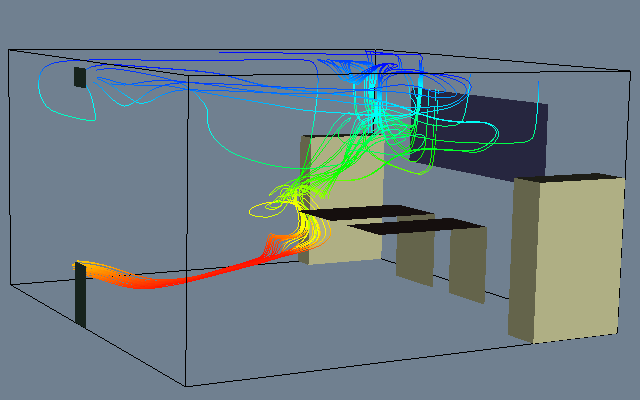

Reproduce this figure in Python.
#!/usr/bin/env python

# Visualize office airflow using streamlines seeded near the window.

import os
from pathlib import Path

# Factory overrides: importing these modules registers the OpenGL rendering
# and interaction style implementations for vtkRenderingCore factory classes.
import vtkmodules.vtkInteractionStyle  # noqa: F401
import vtkmodules.vtkRenderingOpenGL2  # noqa: F401

# VTK pipeline classes used in this example
from vtkmodules.vtkFiltersCore import vtkStructuredGridOutlineFilter
from vtkmodules.vtkFiltersFlowPaths import vtkStreamTracer
from vtkmodules.vtkFiltersGeometry import vtkStructuredGridGeometryFilter
from vtkmodules.vtkFiltersSources import vtkPointSource
from vtkmodules.vtkIOLegacy import vtkDataSetReader
from vtkmodules.vtkRenderingCore import (
    vtkActor,
    vtkCamera,
    vtkPolyDataMapper,
    vtkRenderWindow,
    vtkRenderWindowInteractor,
    vtkRenderer,
)

# Colors (normalized RGB)
slate_gray = (0.439, 0.502, 0.565)
table_top = (0.59, 0.427, 0.392)
filing_cabinet = (0.8, 0.8, 0.6)
book_shelf = (0.8, 0.8, 0.6)
window_color = (0.3, 0.3, 0.5)
lamp_black = (0.180, 0.282, 0.231)
black = (0.0, 0.0, 0.0)

# Data directory
data_dir = Path(os.environ.get("VPE_DATA_DIR", Path(__file__).parent))

# Reader: load office CFD structured grid
reader = vtkDataSetReader()
reader.SetFileName(str(data_dir / "office.binary.vtk"))

sg = reader.GetStructuredGridOutput()

# Furniture geometry: 19 surface pieces

furn_geom_0 = vtkStructuredGridGeometryFilter()
furn_geom_0.SetInputData(sg)
furn_geom_0.SetExtent(11, 15, 7, 9, 8, 8)

furn_mapper_0 = vtkPolyDataMapper()
furn_mapper_0.SetInputConnection(furn_geom_0.GetOutputPort())
furn_mapper_0.ScalarVisibilityOff()

furn_actor_0 = vtkActor()
furn_actor_0.SetMapper(furn_mapper_0)
furn_actor_0.GetProperty().SetColor(table_top)

furn_geom_1 = vtkStructuredGridGeometryFilter()
furn_geom_1.SetInputData(sg)
furn_geom_1.SetExtent(11, 15, 10, 12, 8, 8)

furn_mapper_1 = vtkPolyDataMapper()
furn_mapper_1.SetInputConnection(furn_geom_1.GetOutputPort())
furn_mapper_1.ScalarVisibilityOff()

furn_actor_1 = vtkActor()
furn_actor_1.SetMapper(furn_mapper_1)
furn_actor_1.GetProperty().SetColor(table_top)

furn_geom_2 = vtkStructuredGridGeometryFilter()
furn_geom_2.SetInputData(sg)
furn_geom_2.SetExtent(15, 15, 7, 9, 0, 8)

furn_mapper_2 = vtkPolyDataMapper()
furn_mapper_2.SetInputConnection(furn_geom_2.GetOutputPort())
furn_mapper_2.ScalarVisibilityOff()

furn_actor_2 = vtkActor()
furn_actor_2.SetMapper(furn_mapper_2)
furn_actor_2.GetProperty().SetColor(filing_cabinet)

furn_geom_3 = vtkStructuredGridGeometryFilter()
furn_geom_3.SetInputData(sg)
furn_geom_3.SetExtent(15, 15, 10, 12, 0, 8)

furn_mapper_3 = vtkPolyDataMapper()
furn_mapper_3.SetInputConnection(furn_geom_3.GetOutputPort())
furn_mapper_3.ScalarVisibilityOff()

furn_actor_3 = vtkActor()
furn_actor_3.SetMapper(furn_mapper_3)
furn_actor_3.GetProperty().SetColor(filing_cabinet)

furn_geom_4 = vtkStructuredGridGeometryFilter()
furn_geom_4.SetInputData(sg)
furn_geom_4.SetExtent(13, 13, 0, 4, 0, 11)

furn_mapper_4 = vtkPolyDataMapper()
furn_mapper_4.SetInputConnection(furn_geom_4.GetOutputPort())
furn_mapper_4.ScalarVisibilityOff()

furn_actor_4 = vtkActor()
furn_actor_4.SetMapper(furn_mapper_4)
furn_actor_4.GetProperty().SetColor(book_shelf)

furn_geom_5 = vtkStructuredGridGeometryFilter()
furn_geom_5.SetInputData(sg)
furn_geom_5.SetExtent(20, 20, 0, 4, 0, 11)

furn_mapper_5 = vtkPolyDataMapper()
furn_mapper_5.SetInputConnection(furn_geom_5.GetOutputPort())
furn_mapper_5.ScalarVisibilityOff()

furn_actor_5 = vtkActor()
furn_actor_5.SetMapper(furn_mapper_5)
furn_actor_5.GetProperty().SetColor(book_shelf)

furn_geom_6 = vtkStructuredGridGeometryFilter()
furn_geom_6.SetInputData(sg)
furn_geom_6.SetExtent(13, 20, 0, 0, 0, 11)

furn_mapper_6 = vtkPolyDataMapper()
furn_mapper_6.SetInputConnection(furn_geom_6.GetOutputPort())
furn_mapper_6.ScalarVisibilityOff()

furn_actor_6 = vtkActor()
furn_actor_6.SetMapper(furn_mapper_6)
furn_actor_6.GetProperty().SetColor(book_shelf)

furn_geom_7 = vtkStructuredGridGeometryFilter()
furn_geom_7.SetInputData(sg)
furn_geom_7.SetExtent(13, 20, 4, 4, 0, 11)

furn_mapper_7 = vtkPolyDataMapper()
furn_mapper_7.SetInputConnection(furn_geom_7.GetOutputPort())
furn_mapper_7.ScalarVisibilityOff()

furn_actor_7 = vtkActor()
furn_actor_7.SetMapper(furn_mapper_7)
furn_actor_7.GetProperty().SetColor(book_shelf)

furn_geom_8 = vtkStructuredGridGeometryFilter()
furn_geom_8.SetInputData(sg)
furn_geom_8.SetExtent(13, 20, 0, 4, 0, 0)

furn_mapper_8 = vtkPolyDataMapper()
furn_mapper_8.SetInputConnection(furn_geom_8.GetOutputPort())
furn_mapper_8.ScalarVisibilityOff()

furn_actor_8 = vtkActor()
furn_actor_8.SetMapper(furn_mapper_8)
furn_actor_8.GetProperty().SetColor(book_shelf)

furn_geom_9 = vtkStructuredGridGeometryFilter()
furn_geom_9.SetInputData(sg)
furn_geom_9.SetExtent(13, 20, 0, 4, 11, 11)

furn_mapper_9 = vtkPolyDataMapper()
furn_mapper_9.SetInputConnection(furn_geom_9.GetOutputPort())
furn_mapper_9.ScalarVisibilityOff()

furn_actor_9 = vtkActor()
furn_actor_9.SetMapper(furn_mapper_9)
furn_actor_9.GetProperty().SetColor(book_shelf)

furn_geom_10 = vtkStructuredGridGeometryFilter()
furn_geom_10.SetInputData(sg)
furn_geom_10.SetExtent(13, 13, 15, 19, 0, 11)

furn_mapper_10 = vtkPolyDataMapper()
furn_mapper_10.SetInputConnection(furn_geom_10.GetOutputPort())
furn_mapper_10.ScalarVisibilityOff()

furn_actor_10 = vtkActor()
furn_actor_10.SetMapper(furn_mapper_10)
furn_actor_10.GetProperty().SetColor(book_shelf)

furn_geom_11 = vtkStructuredGridGeometryFilter()
furn_geom_11.SetInputData(sg)
furn_geom_11.SetExtent(20, 20, 15, 19, 0, 11)

furn_mapper_11 = vtkPolyDataMapper()
furn_mapper_11.SetInputConnection(furn_geom_11.GetOutputPort())
furn_mapper_11.ScalarVisibilityOff()

furn_actor_11 = vtkActor()
furn_actor_11.SetMapper(furn_mapper_11)
furn_actor_11.GetProperty().SetColor(book_shelf)

furn_geom_12 = vtkStructuredGridGeometryFilter()
furn_geom_12.SetInputData(sg)
furn_geom_12.SetExtent(13, 20, 15, 15, 0, 11)

furn_mapper_12 = vtkPolyDataMapper()
furn_mapper_12.SetInputConnection(furn_geom_12.GetOutputPort())
furn_mapper_12.ScalarVisibilityOff()

furn_actor_12 = vtkActor()
furn_actor_12.SetMapper(furn_mapper_12)
furn_actor_12.GetProperty().SetColor(book_shelf)

furn_geom_13 = vtkStructuredGridGeometryFilter()
furn_geom_13.SetInputData(sg)
furn_geom_13.SetExtent(13, 20, 19, 19, 0, 11)

furn_mapper_13 = vtkPolyDataMapper()
furn_mapper_13.SetInputConnection(furn_geom_13.GetOutputPort())
furn_mapper_13.ScalarVisibilityOff()

furn_actor_13 = vtkActor()
furn_actor_13.SetMapper(furn_mapper_13)
furn_actor_13.GetProperty().SetColor(book_shelf)

furn_geom_14 = vtkStructuredGridGeometryFilter()
furn_geom_14.SetInputData(sg)
furn_geom_14.SetExtent(13, 20, 15, 19, 0, 0)

furn_mapper_14 = vtkPolyDataMapper()
furn_mapper_14.SetInputConnection(furn_geom_14.GetOutputPort())
furn_mapper_14.ScalarVisibilityOff()

furn_actor_14 = vtkActor()
furn_actor_14.SetMapper(furn_mapper_14)
furn_actor_14.GetProperty().SetColor(book_shelf)

furn_geom_15 = vtkStructuredGridGeometryFilter()
furn_geom_15.SetInputData(sg)
furn_geom_15.SetExtent(13, 20, 15, 19, 11, 11)

furn_mapper_15 = vtkPolyDataMapper()
furn_mapper_15.SetInputConnection(furn_geom_15.GetOutputPort())
furn_mapper_15.ScalarVisibilityOff()

furn_actor_15 = vtkActor()
furn_actor_15.SetMapper(furn_mapper_15)
furn_actor_15.GetProperty().SetColor(book_shelf)

furn_geom_16 = vtkStructuredGridGeometryFilter()
furn_geom_16.SetInputData(sg)
furn_geom_16.SetExtent(20, 20, 6, 13, 10, 13)

furn_mapper_16 = vtkPolyDataMapper()
furn_mapper_16.SetInputConnection(furn_geom_16.GetOutputPort())
furn_mapper_16.ScalarVisibilityOff()

furn_actor_16 = vtkActor()
furn_actor_16.SetMapper(furn_mapper_16)
furn_actor_16.GetProperty().SetColor(window_color)

furn_geom_17 = vtkStructuredGridGeometryFilter()
furn_geom_17.SetInputData(sg)
furn_geom_17.SetExtent(0, 0, 9, 10, 14, 16)

furn_mapper_17 = vtkPolyDataMapper()
furn_mapper_17.SetInputConnection(furn_geom_17.GetOutputPort())
furn_mapper_17.ScalarVisibilityOff()

furn_actor_17 = vtkActor()
furn_actor_17.SetMapper(furn_mapper_17)
furn_actor_17.GetProperty().SetColor(lamp_black)

furn_geom_18 = vtkStructuredGridGeometryFilter()
furn_geom_18.SetInputData(sg)
furn_geom_18.SetExtent(0, 0, 9, 10, 0, 6)

furn_mapper_18 = vtkPolyDataMapper()
furn_mapper_18.SetInputConnection(furn_geom_18.GetOutputPort())
furn_mapper_18.ScalarVisibilityOff()

furn_actor_18 = vtkActor()
furn_actor_18.SetMapper(furn_mapper_18)
furn_actor_18.GetProperty().SetColor(lamp_black)

# Filter: outline around the data
outline = vtkStructuredGridOutlineFilter()
outline.SetInputData(sg)

outline_mapper = vtkPolyDataMapper()
outline_mapper.SetInputConnection(outline.GetOutputPort())

outline_actor = vtkActor()
outline_actor.SetMapper(outline_mapper)
outline_actor.GetProperty().SetColor(black)

# Source: seed points for streamlines near the window (center 2)
seeds = vtkPointSource()
seeds.SetRadius(0.075)
seeds.SetCenter(0.1, 2.7, 0.5)
seeds.SetNumberOfPoints(25)

# Filter: trace streamlines through the flow field
streamers = vtkStreamTracer()
streamers.SetInputConnection(reader.GetOutputPort())
streamers.SetSourceConnection(seeds.GetOutputPort())
streamers.SetMaximumPropagation(500)
streamers.SetMinimumIntegrationStep(0.1)
streamers.SetMaximumIntegrationStep(1.0)
streamers.SetInitialIntegrationStep(0.2)
streamers.SetIntegratorType(2)
streamers.Update()

# Mapper: color streamlines by scalar
stream_mapper = vtkPolyDataMapper()
stream_mapper.SetInputConnection(streamers.GetOutputPort())
stream_mapper.SetScalarRange(reader.GetOutput().GetPointData().GetScalars().GetRange())

stream_actor = vtkActor()
stream_actor.SetMapper(stream_mapper)

# Renderer: assemble the scene
renderer = vtkRenderer()
renderer.AddActor(furn_actor_0)
renderer.AddActor(furn_actor_1)
renderer.AddActor(furn_actor_2)
renderer.AddActor(furn_actor_3)
renderer.AddActor(furn_actor_4)
renderer.AddActor(furn_actor_5)
renderer.AddActor(furn_actor_6)
renderer.AddActor(furn_actor_7)
renderer.AddActor(furn_actor_8)
renderer.AddActor(furn_actor_9)
renderer.AddActor(furn_actor_10)
renderer.AddActor(furn_actor_11)
renderer.AddActor(furn_actor_12)
renderer.AddActor(furn_actor_13)
renderer.AddActor(furn_actor_14)
renderer.AddActor(furn_actor_15)
renderer.AddActor(furn_actor_16)
renderer.AddActor(furn_actor_17)
renderer.AddActor(furn_actor_18)
renderer.AddActor(outline_actor)
renderer.AddActor(stream_actor)
renderer.SetBackground(slate_gray)

# Window: display the rendered scene
render_window = vtkRenderWindow()
render_window.AddRenderer(renderer)
render_window.SetWindowName("office stream bands")
render_window.SetMultiSamples(0)
render_window.SetSize(640, 400)

# Scene: configure camera
camera = vtkCamera()
camera.SetClippingRange(0.726079, 36.3039)
camera.SetFocalPoint(2.43584, 2.15046, 1.11104)
camera.SetPosition(-4.76183, -10.4426, 3.17203)
camera.ComputeViewPlaneNormal()
camera.SetViewUp(0.0511273, 0.132773, 0.989827)
camera.SetViewAngle(18.604)
camera.Zoom(1.2)
renderer.SetActiveCamera(camera)

# Interactor: handle mouse and keyboard events
render_window_interactor = vtkRenderWindowInteractor()
render_window_interactor.SetRenderWindow(render_window)

# Launch the interactive visualization
render_window_interactor.Initialize()
render_window_interactor.Start()
